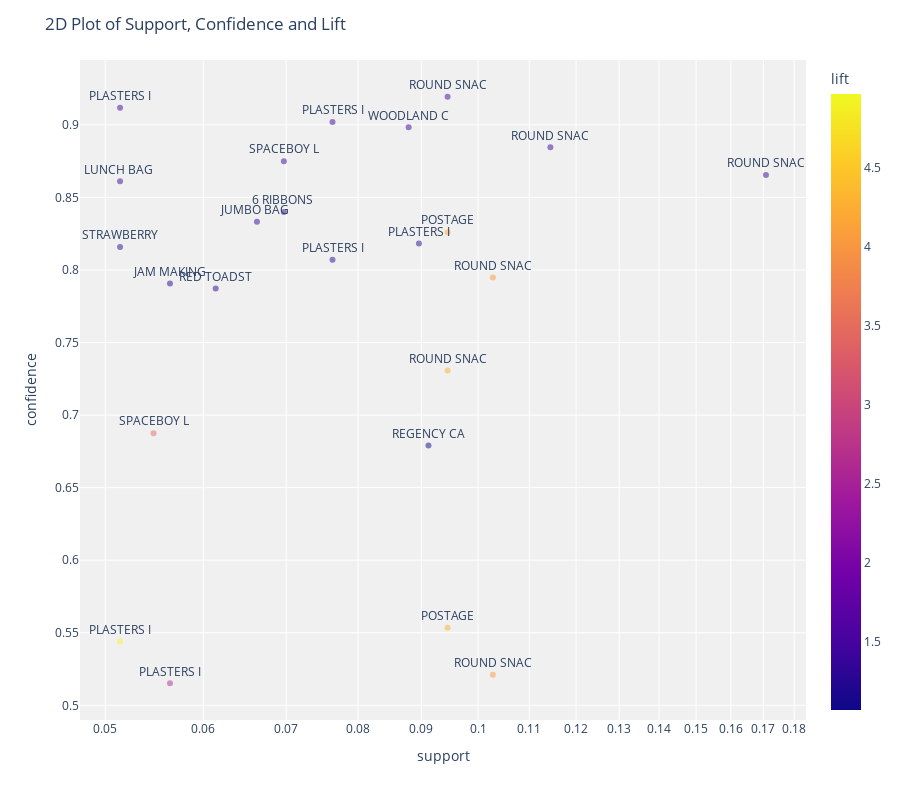

The notebook cell this image was saved under:
### Code cell
plot_model(a1)

### Figure 1 — Plotly figure (JSON) as saved in the notebook; plotly's stock layout.template omitted (floating-point values rounded to 4 significant figures)
{"data": [{"customdata": [["ROUND SNACK BOXES SET OF4 WOODLAND ", "POSTAGE"], ["PLASTERS IN TIN STRONGMAN", "POSTAGE"], ["PLASTERS IN TIN SPACEBOY", "POSTAGE"], ["WOODLAND CHARLOTTE BAG", "POSTAGE"], ["ROUND SNACK BOXES SET OF 4 FRUITS ", "POSTAGE"], ["SPACEBOY LUNCH BOX ", "POSTAGE"], ["ROUND SNACK BOXES SET OF4 WOODLAND ", "POSTAGE"], ["LUNCH BAG WOODLAND", "POSTAGE"], ["6 RIBBONS RUSTIC CHARM", "POSTAGE"], ["JUMBO BAG WOODLAND ANIMALS", "POSTAGE"], ["POSTAGE", "ROUND SNACK BOXES SET OF4 WOODLAND "], ["PLASTERS IN TIN WOODLAND ANIMALS", "POSTAGE"], ["STRAWBERRY LUNCH BOX WITH CUTLERY", "POSTAGE"], ["PLASTERS IN TIN CIRCUS PARADE ", "POSTAGE"], ["ROUND SNACK BOXES SET OF 4 FRUITS ", "ROUND SNACK BOXES SET OF4 WOODLAND "], ["JAM MAKING SET PRINTED", "POSTAGE"], ["RED TOADSTOOL LED NIGHT LIGHT", "POSTAGE"], ["ROUND SNACK BOXES SET OF 4 FRUITS ", "POSTAGE"], ["SPACEBOY LUNCH BOX ", "ROUND SNACK BOXES SET OF4 WOODLAND "], ["REGENCY CAKESTAND 3 TIER", "POSTAGE"], ["POSTAGE", "ROUND SNACK BOXES SET OF 4 FRUITS "], ["PLASTERS IN TIN CIRCUS PARADE ", "PLASTERS IN TIN WOODLAND ANIMALS"], ["ROUND SNACK BOXES SET OF4 WOODLAND ", "ROUND SNACK BOXES SET OF 4 FRUITS "], ["PLASTERS IN TIN WOODLAND ANIMALS", "ROUND SNACK BOXES SET OF4 WOODLAND "]], "hovertemplate": "support=%{x}<br>confidence=%{y}<br>antecedents_short=%{text}<br>antecedents=%{customdata[0]}<br>consequents=%{customdata[1]}<br>lift=%{marker.color}<extra></extra>", "legendgroup": "", "marker": {"color": [1.447, 1.435, 1.42, 1.414, 1.393, 1.378, 1.363, 1.356, 1.323, 1.312, 4.186, 1.288, 1.284, 1.271, 4.028, 1.245, 1.239, 4.278, 3.484, 1.069, 4.278, 4.969, 4.028, 2.61], "coloraxis": "coloraxis", "opacity": 0.5, "symbol": "circle"}, "mode": "markers+text", "name": "", "orientation": "v", "showlegend": false, "text": ["ROUND SNAC", "PLASTERS I", "PLASTERS I", "WOODLAND C", "ROUND SNAC", "SPACEBOY L", "ROUND SNAC", "LUNCH BAG ", "6 RIBBONS ", "JUMBO BAG ", "POSTAGE", "PLASTERS I", "STRAWBERRY", "PLASTERS I", "ROUND SNAC", "JAM MAKING", "RED TOADST", "ROUND SNAC", "SPACEBOY L", "REGENCY CA", "POSTAGE", "PLASTERS I", "ROUND SNAC", "PLASTERS I"], "x": [0.0945, 0.0514, 0.0763, 0.0879, 0.1144, 0.0697, 0.1708, 0.0514, 0.0697, 0.0663, 0.0945, 0.0896, 0.0514, 0.0763, 0.1028, 0.0564, 0.0614, 0.0945, 0.0547, 0.0912, 0.0945, 0.0514, 0.1028, 0.0564], "xaxis": "x", "y": [0.9194, 0.9118, 0.902, 0.8983, 0.8846, 0.875, 0.8655, 0.8611, 0.84, 0.8333, 0.8261, 0.8182, 0.8158, 0.807, 0.7949, 0.7907, 0.7872, 0.7308, 0.6875, 0.679, 0.5534, 0.5439, 0.521, 0.5152], "yaxis": "y", "type": "scatter", "textposition": "top center"}], "layout": {"xaxis": {"anchor": "y", "domain": [0, 1], "title": {"text": "support"}, "type": "log"}, "yaxis": {"anchor": "x", "domain": [0, 1], "title": {"text": "confidence"}}, "coloraxis": {"colorbar": {"title": {"text": "lift"}}, "colorscale": [[0, "#0d0887"], [0.1111, "#46039f"], [0.2222, "#7201a8"], [0.3333, "#9c179e"], [0.4444, "#bd3786"], [0.5556, "#d8576b"], [0.6667, "#ed7953"], [0.7778, "#fb9f3a"], [0.8889, "#fdca26"], [1, "#f0f921"]]}, "legend": {"tracegroupgap": 0}, "margin": {"t": 60}, "plot_bgcolor": "rgb(240,240,240)", "title": {"text": "2D Plot of Support, Confidence and Lift"}, "height": 800}}
